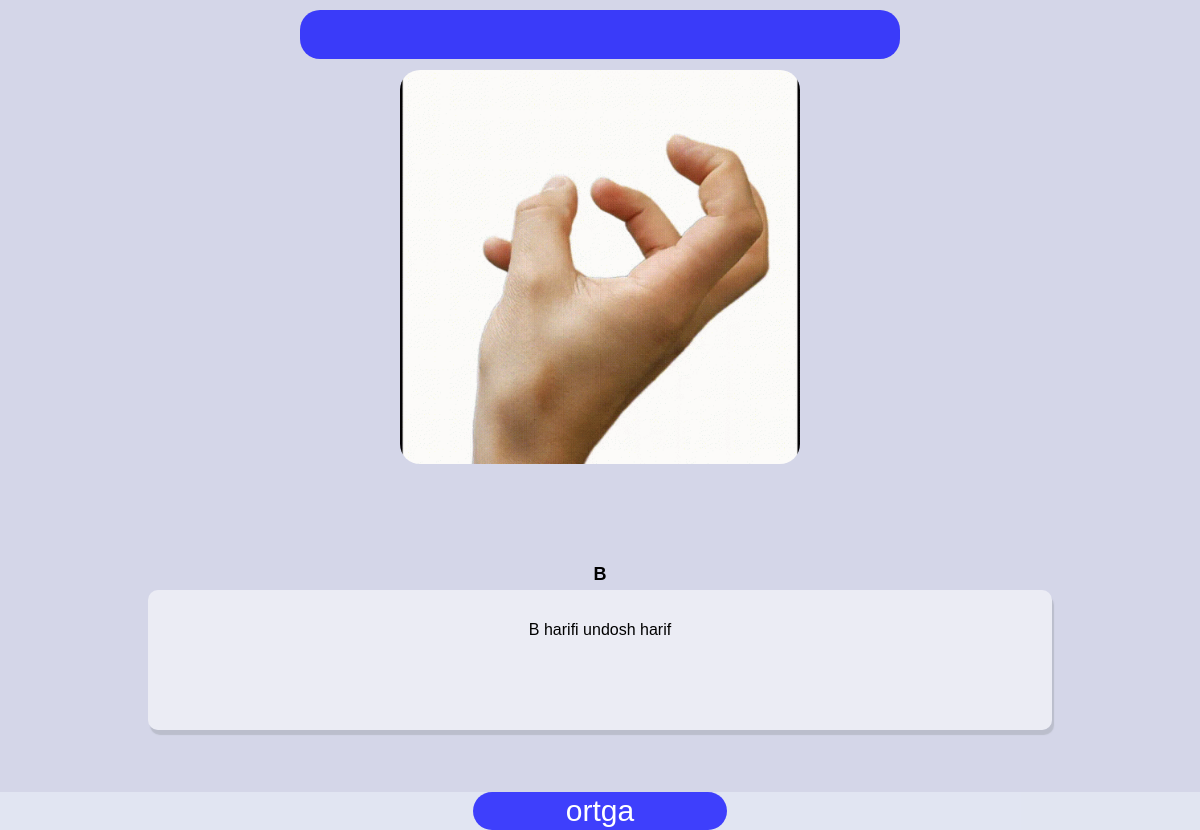
The page /OneSoz/2 on the database its author committed.
### asosiy/models.py (models this page shows, shortened)
class Sozlar(models.Model):
    bolim_fk=models.ForeignKey(Bolim,on_delete=models.CASCADE)
    nom=models.CharField(max_length=70)
    izhoh=models.TextField()
    gif=models.FileField()

### asosiy/views.py (the view)
# urls.py: path('OneSoz/<int:pk>', OneSozView.as_view()),
class OneSozView(View):
    def get(self,request,pk):
        one_soz=Sozlar.objects.get(id=pk)
        data={
            'one_soz':one_soz
        }
        return render(request,'workspace.html',data)

### templates/workspace.html (shortened to what this page needs)
<!DOCTYPE html>
<html lang="en">
<head>
    {% load static %}
    <link rel="stylesheet" href="{% static 'main.css' %}">
</head>
<body>
    <header>
        <div class="box_header">
        </div>
      </header>
      <div class="work_space">
        <img src="{{one_soz.gif.url}}" alt="">
       <div class="info_content" >
        <h5>{{one_soz.nom}}</h5>
        <p>{{one_soz.izhoh}}</p>
        </div>
        </div>
        <footer>
            <a href="/sozlar/{{one_soz.bolim_fk.id}}">
            <div   class="bottom">
              <p class="bottom_back">ortga </p>
                </div>
            </a>
          </footer>
</body>
</html>

### static/main.css (style rules this page uses)
* { margin: 0; padding: 0; font-family: sans-serif ,""; text-decoration: none; }
body { background-color: #d4d6e8; }
header { position: fixed; top: 0px; width: 100%; }
header .box_header { background-color: rgba(0, 0, 255, 0.727); padding: 8px 50px; max-width: 500px; border-radius: 20px; z-index: 9999; margin:0 auto; min-height: 33.2px; margin-top: 10px; position: relative; }
.work_space { margin: 0 auto; position: relative; width: 90%; min-height: 400px; }
.work_space img { display: block; position: relative; width: 60%; max-width: 400px; min-height:100px; margin: 0 auto; border-radius: 20px; margin-top: 70px; z-index: -5555; }
.work_space h5 { font-size: large; text-align: center; margin-bottom: 5px; margin-top: 100px; font-weight: 700; margin-bottom: 5px; }
.work_space p { margin: 0 auto; background-color: #ffffff89; box-shadow: 2px 5px 1px 0px #a2a7b082; min-height: 100px; padding: 20px; border-radius: 10px; text-align: center; line-height: 40px; width: 80%; margin-bottom: 10px; }
.bottom { position: fixed; left: 0%; bottom: 0.2px; width: 100%; z-index: 9; background-color: #e9eef7a1; }
.bottom .bottom_back { max-width: 250px; padding: 2px; border-radius: 20px; background-color:rgba(0, 0, 255, 0.727) ; text-align: center; margin: 0 auto; font-size:30px ; color: #fff; }
footer { margin-bottom: 100px; }

### rows shown on the page
Sozlar: gif (picture), nom "B", izhoh "B harifi undosh harif"
